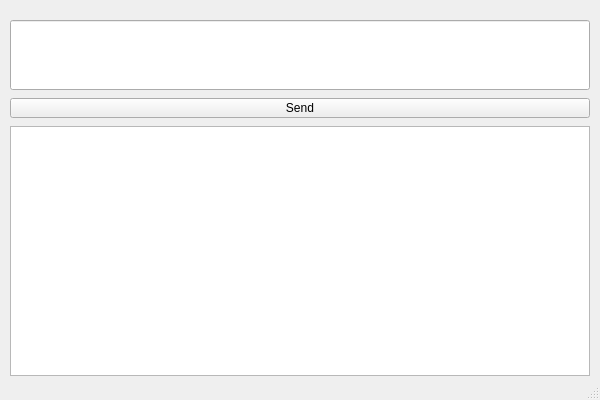
<?xml version="1.0" encoding="UTF-8"?>
<ui version="4.0">
 <class>MainWindow</class>
 <widget class="QMainWindow" name="MainWindow">
  <property name="geometry">
   <rect>
    <x>0</x>
    <y>0</y>
    <width>600</width>
    <height>400</height>
   </rect>
  </property>
  <property name="minimumSize">
   <size>
    <width>600</width>
    <height>400</height>
   </size>
  </property>
  <property name="maximumSize">
   <size>
    <width>600</width>
    <height>400</height>
   </size>
  </property>
  <property name="windowTitle">
   <string>MainWindow</string>
  </property>
  <widget class="QWidget" name="centralwidget">
   <widget class="QTextEdit" name="logText">
    <property name="geometry">
     <rect>
      <x>10</x>
      <y>126</y>
      <width>580</width>
      <height>250</height>
     </rect>
    </property>
    <property name="minimumSize">
     <size>
      <width>580</width>
      <height>150</height>
     </size>
    </property>
    <property name="maximumSize">
     <size>
      <width>550</width>
      <height>250</height>
     </size>
    </property>
   </widget>
   <widget class="QPushButton" name="sendButton">
    <property name="geometry">
     <rect>
      <x>10</x>
      <y>98</y>
      <width>580</width>
      <height>20</height>
     </rect>
    </property>
    <property name="minimumSize">
     <size>
      <width>580</width>
      <height>20</height>
     </size>
    </property>
    <property name="maximumSize">
     <size>
      <width>580</width>
      <height>20</height>
     </size>
    </property>
    <property name="text">
     <string>Send</string>
    </property>
   </widget>
   <widget class="QLineEdit" name="inputText">
    <property name="geometry">
     <rect>
      <x>10</x>
      <y>20</y>
      <width>580</width>
      <height>70</height>
     </rect>
    </property>
    <property name="minimumSize">
     <size>
      <width>580</width>
      <height>70</height>
     </size>
    </property>
    <property name="maximumSize">
     <size>
      <width>580</width>
      <height>70</height>
     </size>
    </property>
   </widget>
  </widget>
  <widget class="QStatusBar" name="statusbar"/>
 </widget>
 <resources/>
 <connections/>
</ui>
